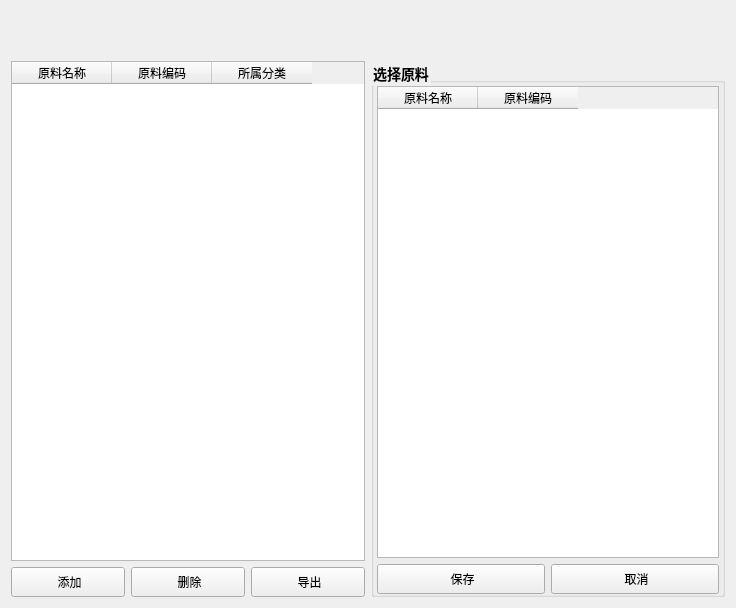
<?xml version="1.0" encoding="UTF-8"?>
<ui version="4.0">
 <class>SupMaterial</class>
 <widget class="QWidget" name="SupMaterial">
  <property name="geometry">
   <rect>
    <x>0</x>
    <y>0</y>
    <width>736</width>
    <height>608</height>
   </rect>
  </property>
  <property name="windowTitle">
   <string>Form</string>
  </property>
  <property name="styleSheet">
   <string notr="true"/>
  </property>
  <layout class="QVBoxLayout" name="verticalLayout_2">
   <item>
    <spacer name="horizontalSpacer">
     <property name="orientation">
      <enum>Qt::Horizontal</enum>
     </property>
     <property name="sizeHint" stdset="0">
      <size>
       <width>40</width>
       <height>25</height>
      </size>
     </property>
    </spacer>
   </item>
   <item>
    <spacer name="horizontalSpacer_2">
     <property name="orientation">
      <enum>Qt::Horizontal</enum>
     </property>
     <property name="sizeHint" stdset="0">
      <size>
       <width>40</width>
       <height>25</height>
      </size>
     </property>
    </spacer>
   </item>
   <item>
    <layout class="QHBoxLayout" name="horizontalLayout_4">
     <item>
      <layout class="QHBoxLayout" name="horizontalLayout_3">
       <item>
        <layout class="QVBoxLayout" name="verticalLayout">
         <item>
          <widget class="QTableWidget" name="tableWidget">
           <column>
            <property name="text">
             <string>原料名称</string>
            </property>
           </column>
           <column>
            <property name="text">
             <string>原料编码</string>
            </property>
           </column>
           <column>
            <property name="text">
             <string>所属分类</string>
            </property>
           </column>
          </widget>
         </item>
         <item>
          <layout class="QHBoxLayout" name="horizontalLayout">
           <item>
            <widget class="QPushButton" name="pushButtonAdd">
             <property name="minimumSize">
              <size>
               <width>100</width>
               <height>30</height>
              </size>
             </property>
             <property name="styleSheet">
              <string notr="true"/>
             </property>
             <property name="text">
              <string> 添加</string>
             </property>
             <property name="icon">
              <iconset resource="../../../res.qrc">
               <normaloff>:/image/image/addfile.png</normaloff>:/image/image/addfile.png</iconset>
             </property>
            </widget>
           </item>
           <item>
            <widget class="QPushButton" name="pushButtonDel">
             <property name="minimumSize">
              <size>
               <width>100</width>
               <height>30</height>
              </size>
             </property>
             <property name="styleSheet">
              <string notr="true"/>
             </property>
             <property name="text">
              <string> 删除</string>
             </property>
             <property name="icon">
              <iconset resource="../../../res.qrc">
               <normaloff>:/image/image/删 除.png</normaloff>:/image/image/删 除.png</iconset>
             </property>
            </widget>
           </item>
           <item>
            <widget class="QPushButton" name="pushButtonExtend">
             <property name="minimumSize">
              <size>
               <width>100</width>
               <height>30</height>
              </size>
             </property>
             <property name="styleSheet">
              <string notr="true"/>
             </property>
             <property name="text">
              <string> 导出</string>
             </property>
             <property name="icon">
              <iconset resource="../../../res.qrc">
               <normaloff>:/image/image/export.png</normaloff>:/image/image/export.png</iconset>
             </property>
            </widget>
           </item>
          </layout>
         </item>
        </layout>
       </item>
      </layout>
     </item>
     <item>
      <widget class="QGroupBox" name="groupBoxSelect">
       <property name="minimumSize">
        <size>
         <width>300</width>
         <height>300</height>
        </size>
       </property>
       <property name="styleSheet">
        <string notr="true">QGroupBox
{
color: rgb(0, 0, 0);
font-size:14px;
font-weight:bold;
}</string>
       </property>
       <property name="title">
        <string>选择原料</string>
       </property>
       <layout class="QVBoxLayout" name="verticalLayout_6">
        <property name="leftMargin">
         <number>3</number>
        </property>
        <property name="topMargin">
         <number>3</number>
        </property>
        <property name="rightMargin">
         <number>3</number>
        </property>
        <property name="bottomMargin">
         <number>0</number>
        </property>
        <item>
         <layout class="QVBoxLayout" name="verticalLayout_5">
          <item>
           <widget class="QTableWidget" name="tableWidgetAllMaterial">
            <column>
             <property name="text">
              <string>原料名称</string>
             </property>
            </column>
            <column>
             <property name="text">
              <string>原料编码</string>
             </property>
            </column>
           </widget>
          </item>
          <item>
           <layout class="QHBoxLayout" name="horizontalLayout_2">
            <item>
             <widget class="QPushButton" name="pushButtonSave">
              <property name="minimumSize">
               <size>
                <width>100</width>
                <height>30</height>
               </size>
              </property>
              <property name="styleSheet">
               <string notr="true"/>
              </property>
              <property name="text">
               <string> 保存</string>
              </property>
              <property name="icon">
               <iconset resource="../../../res.qrc">
                <normaloff>:/image/image/save.png</normaloff>:/image/image/save.png</iconset>
              </property>
             </widget>
            </item>
            <item>
             <widget class="QPushButton" name="pushButtonCancel">
              <property name="minimumSize">
               <size>
                <width>100</width>
                <height>30</height>
               </size>
              </property>
              <property name="styleSheet">
               <string notr="true"/>
              </property>
              <property name="text">
               <string> 取消</string>
              </property>
              <property name="icon">
               <iconset resource="../../../res.qrc">
                <normaloff>:/image/image/cancel.png</normaloff>:/image/image/cancel.png</iconset>
              </property>
             </widget>
            </item>
           </layout>
          </item>
         </layout>
        </item>
       </layout>
      </widget>
     </item>
    </layout>
   </item>
  </layout>
 </widget>
 <resources>
  <include location="../../../res.qrc"/>
 </resources>
 <connections/>
</ui>
